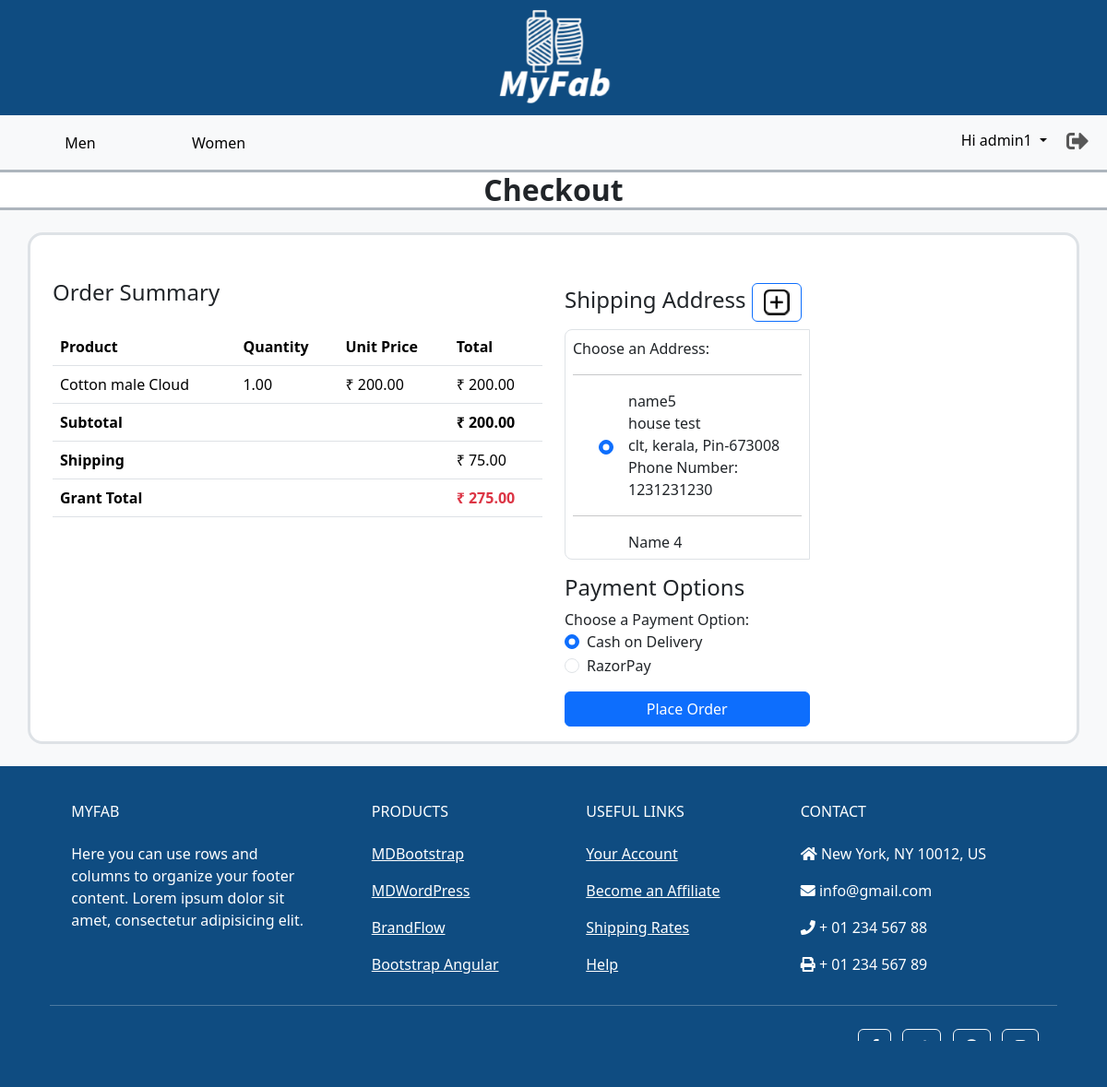
The page /orders/checkout/ (signed in) on the database its author committed.
### accounts/models.py (models this page shows, shortened)
class CustomUser(AbstractUser):
    phone_number = models.CharField(max_length=13, unique=True)

class Address(models.Model):
    customer_id = models.ForeignKey(CustomUser, on_delete=models.CASCADE)
    name = models.CharField(max_length=100, blank=False, null=False)
    house_name = models.CharField(max_length=100, blank=False, null=False)
    street_name_1 = models.CharField(max_length=100, blank=False, null=False)
    street_name_2 = models.CharField(max_length=100, blank=True, null=True)
    city = models.CharField(max_length=100, blank=False, null=False)
    state = models.CharField(max_length=100, blank=False, null=False)
    pincode = models.CharField(max_length=10, blank=False, null=False)
    phone_number = models.CharField(max_length=13)
    is_active = models.BooleanField(default=True)

### orders/models.py (models this page shows, shortened)
class Cart(models.Model):
    customer_id = models.ForeignKey(CustomUser, on_delete=models.CASCADE)
    product_id = models.ForeignKey(Product, on_delete=models.CASCADE)
    order_type = models.IntegerField(null=False)
    qty = models.DecimalField(max_digits=10, decimal_places=2, default=0)
    price = models.DecimalField(max_digits=10, decimal_places=2, default=0)
    cart_measurements = models.TextField(null=True, default=None, blank=True)

### main/models.py (models this page shows, shortened)
class Product(models.Model):
    name = models.CharField(max_length=255, unique=True, blank=False, null=False)
    price = models.DecimalField(max_digits=10, decimal_places=2, default=0, validators=[MinValueValidator(0)])
    image = models.ImageField(upload_to='images/products')
    description = models.TextField(blank=True)
    qty = models.DecimalField(max_digits=10, decimal_places=2, default=0, validators=[MinValueValidator(0)])
    add_date = models.DateField(auto_now_add=True)
    is_active = models.BooleanField(default=True)
    usages = models.ManyToManyField(Usage)
    category_choices = models.ManyToManyField(CategoryChoice)

### orders/views.py (the view)
# urls.py: path('checkout/', CheckoutView.as_view(), name = 'checkout'),
class CheckoutView(View):
    def get(self, request):
        insufficient_qty_error_msg = request.session.pop('insufficient_qty_error_msg', None)
        user = request.user
        addresses = (
            Address.objects
            .filter(customer_id=user, is_active=True)
            .order_by('-id')
            )
        address_count = addresses.count()
        carts = Cart.objects.filter(customer_id=user)
        subtotal = sum(cart.price for cart in carts)
        grant_total = subtotal + 75
        context = {
            'addresses': addresses,
            'carts': carts,
            'subtotal': subtotal,
            'grant_total': grant_total,
            'insufficient_qty_error_msg': insufficient_qty_error_msg,
            'address_count': address_count,
            }
        return render(request, 'checkout.html', context)

### templates/checkout.html (shortened to what this page needs)
{% extends 'base.html' %}
{% load static %}
{% load custom_filters %}
{% block content %}
    <nav class="navbar navbar-expand-lg bg-body-tertiary">
        <div class="container-fluid">
        <div class="collapse navbar-collapse" id="navbarSupportedContent">
            <ul class="navbar-nav d-flex align-items-center me-auto mb-2 mb-lg-0">
                <li class="nav-item">
                    <button class="nav-link active btn btn-link" style="min-width: 150px;" aria-current="page">
                        <a class="text-black text-decoration-none" href="{% url "main:home" %}">Men</a>
                    </button>
                </li>
                <li class="nav-item">
                    <button class="nav-link btn btn-link" style="min-width: 150px;" aria-current="page">
                        <a class="text-black text-decoration-none" href="{% url "main:home_women" %}">Women</a>
                    </button>
                </li>
            </ul>
            <ul class="navbar-nav d-flex flex-row justify-content-center  ms-auto mb-2 mb-lg-0">
                {% if user.is_authenticated %}
                <li class="nav-item dropdown">
                    <a class="btn text-black dropdown-toggle" href="#" role="button" data-bs-toggle="dropdown"
                        aria-expanded="false">
                        Hi {{user.first_name}}
                    </a>
                </li>
                <li class="nav-item ms-3 ms-lg-0">
                    <form action="{% url 'accounts:logout' %}" method="post">
                        <button type="submit" class="nav-link" style="border: none; background: none;"
                            data-toggle="tooltip" title="Logout">
                            <i style='font-size:24px' class='fas'>&#xf2f5;</i>
                        </button>
                    </form>
                </li>
                {% endif %}
            </ul>
        </div>
        </div>
    </nav>
    <h5 class="border-bottom border-top border-3 border-dark-subtle fw-bold fs-2 fs-lg-5  text-center my-0">
        Checkout
    </h5>
    <section class="bg-light py-4">
        <div class="container d-flex flex-column flex-md-row  border border-3 rounded-4 bg-white">
            <div class="container">
                <h4 class="mt-5 mb-4">Order Summary</h4>
                <div class="mb-3">
                    <table class="table">
                        <thead>
                            <tr>
                                <th scope="col">Product</th>
                                <th scope="col">Quantity</th>
                                <th scope="col">Unit Price</th>
                                <th scope="col">Total</th>
                            </tr>
                        </thead>
                        <tbody>
                            {% for cart in carts %}
                            <tr>
                                <td>{{cart.product_id.name}}</td>
                                <td>{{cart.qty}}</td>
                                <td>₹ {{cart.product_id.price}}</td>
                                <td>₹ {{cart.price}}</td>
                            </tr>
                            {% endfor %}
                        </tbody>
                        <tfoot>
                            <tr>
                                <th colspan="3">Subtotal</th>
                                <td class="fw-bold">₹ {{ subtotal }}</td>
                            </tr>
                            <tr>
                                <th colspan="3">Shipping</th>
                                <td>₹ 75.00</td>
                            </tr>
                            <tr>
                                <th colspan="3">Grant Total</th>
                                <td class="fw-bold text-danger">₹ {{grant_total}}</td>
                            </tr>
                        </tfoot>
                    </table>
                </div>
            </div>
            <div class="container">
                <form action="{% url "orders:create_order" %}" method="post">
                    <h4 class="mt-5 mb-1">
                        Shipping Address
                        {% if address_count < 6  %}
                        <span>
                            <a class="btn btn-outline-primary my-1" data-toggle="tooltip" title="Add New"
                            href="{% url 'accounts:add_address' %}?next=checkout">
                                <img class="logo" src="{% static 'images/add_icon.png' %}" alt="add">
                            </a>
                        </span>
                        {% endif %}
                    </h4>
                    <div class="form-group mb-3 addrs-container w-50 p-2 rounded-start-3 border">
                        <label>Choose an Address:</label>
                        {% for address in addresses %}
                        <hr class="">
                        <div class="form-check d-flex flex-row align-items-center mb-2">
                            <input class="form-check-input me-3 ms-1" type="radio" name="addressOption"
                            id="addressOption-{{address.name}}" value="{{address.pk}}"
                            {% if forloop.first %} checked {% endif %}>
                            <label class="form-check-label" for="addressOption-{{address.name}}">
                                <div>{{address.name}}</div>
                                <div>{{address.house_name}}</div>
                                <div>{{address.city}}, {{address.state}}, Pin-{{address.pincode}}</div>
                                <div>Phone Number: {{address.phone_number}}</div>
                            </label>
                        </div>
                        {% endfor %}
                    </div>
                    <h4>Payment Options</h4>
                    <div class="form-group mb-3">
                        <label>Choose a Payment Option:</label>
                        <div class="form-check">
                            <input class="form-check-input" type="radio" name="paymentOption"
                                id="paymentOptionCOD" value="COD" checked>
                            <label class="form-check-label" for="paymentOptionCOD">
                                Cash on Delivery
                            </label>
                        </div>
                        <div class="form-check">
                            <input class="form-check-input" type="radio" name="paymentOption"
                                id="paymentOptionRazor" value="RAZOR">
                            <label class="form-check-label" for="paymentOptionNetBanking">
                                RazorPay
                            </label>
                        </div>
                    </div>
                    <div class="d-grid gap-2 col-6">
                        <button type="submit" class="btn btn-primary btn-block mb-3">Place Order</button>
                    </div>
                </form>
            </div>
        </div>
    </section>
{% endblock %}

### templates/checkout.html (style rules this page uses)
.addrs-container { max-height: 250px; overflow-y: auto; }

### rows shown on the page
CustomUser: first_name "admin1"
Cart: product_id.name "Cotton male Cloud", qty "1.00", product_id.price "200.00", price "200.00"
Address: name "name5", house_name "house test", city "clt", state "kerala", pincode "673008", phone_number "1231231230"
Address: name "Name 4"

### other values the page prints
{{ subtotal }} "200.00"
{{ grant_total }} "275.00"
